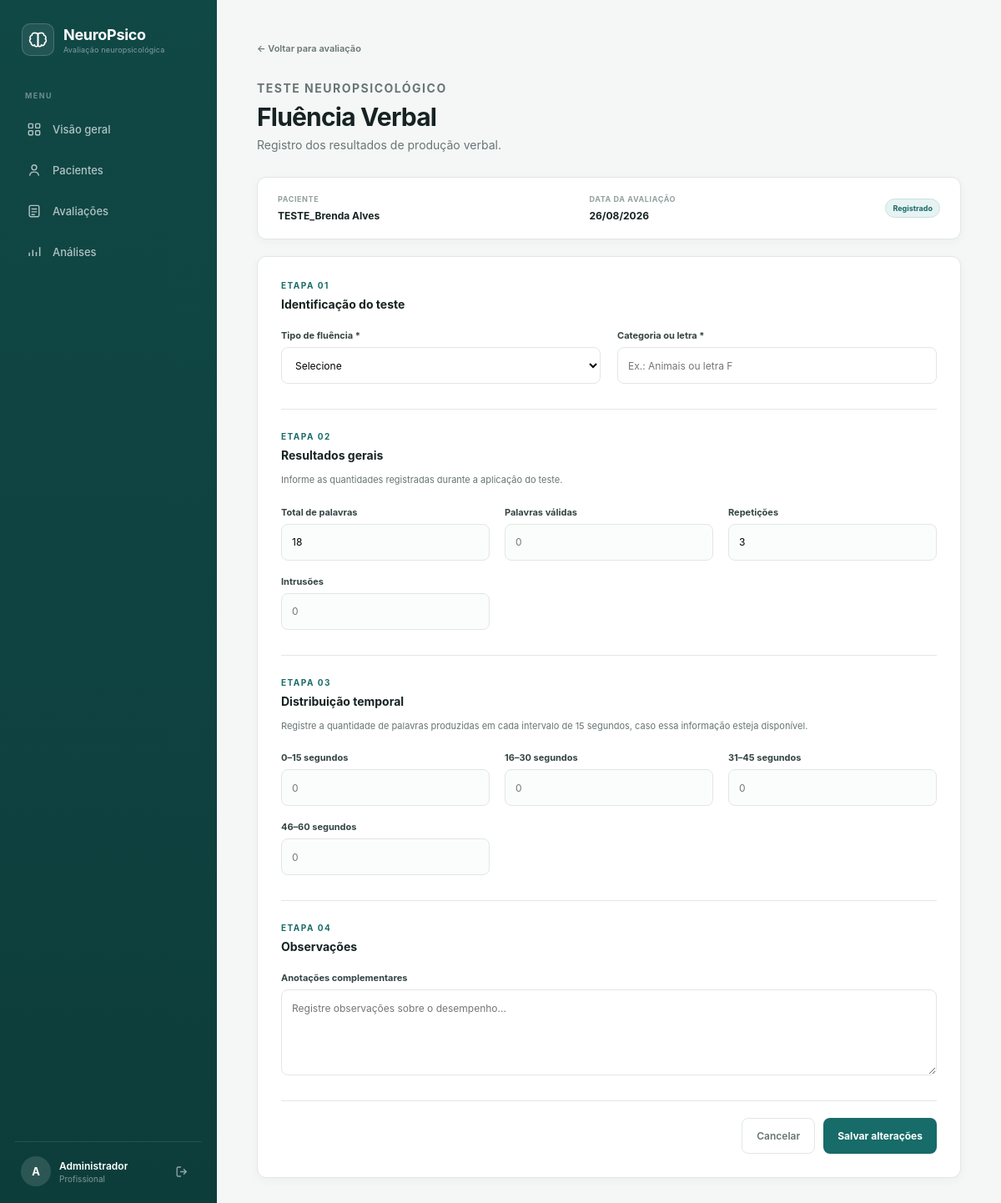
/avaliacoes/1/fluencia-verbal (signed in), run on the app's committed database.
### app/models/profissional.py (models this page shows, shortened)
class Profissional(UserMixin, db.Model):
    __tablename__ = "profissional"
    id = db.Column(db.Integer, primary_key=True)
    nome = db.Column(db.String(150), nullable=False)
    email = db.Column(db.String(150), nullable=False, unique=True)
    senha = db.Column(db.String(255), nullable=False)
    avaliacoes = db.relationship(
        "Avaliacao",
        back_populates="profissional"
    )

### app/models/paciente.py (models this page shows, shortened)
class Paciente(db.Model):
    __tablename__ = "paciente"
    id = db.Column(db.Integer, primary_key=True)
    nome = db.Column(db.String(150), nullable=False)
    data_nascimento = db.Column(db.Date, nullable=False)
    sexo = db.Column(db.String(30))
    estado_civil = db.Column(db.String(50))
    anos_estudo = db.Column(db.Integer)
    profissao = db.Column(db.String(100))
    ocupacao_atual = db.Column(db.String(100))
    avaliacoes = db.relationship(
        "Avaliacao",
        back_populates="paciente"
    )

### app/models/avaliacao.py (models this page shows, shortened)
class Avaliacao(db.Model):
    __tablename__ = "avaliacao"
    id = db.Column(db.Integer, primary_key=True)
    data = db.Column(db.Date, nullable=False)
    queixa_atual = db.Column(db.Text)
    horas_sono_anterior = db.Column(db.Float)
    observacao = db.Column(db.Text)
    profissional_id = db.Column(
        db.Integer,
        db.ForeignKey("profissional.id"),
        nullable=False
    )
    paciente_id = db.Column(
        db.Integer,
        db.ForeignKey("paciente.id"),
        nullable=False
    )
    profissional = db.relationship(
        "Profissional",
        back_populates="avaliacoes"
    )
    paciente = db.relationship(
        "Paciente",
        back_populates="avaliacoes"
    )
    ravlt = db.relationship(
        "RAVLT",
        back_populates="avaliacao",
        uselist=False,
        cascade="all, delete-orphan"
    )
    tmt = db.relationship(
        "TMT",
        back_populates="avaliacao",
        uselist=False,
        cascade="all, delete-orphan"
    )
    fluencia_verbal = db.relationship(
        "FluenciaVerbal",
        back_populates="avaliacao",
        uselist=False,
        cascade="all, delete-orphan"
    )

### app/routes/fluencia_verbal.py (the view, shortened to what this page needs)
@fluencia_bp.route(
    "/<int:avaliacao_id>/fluencia-verbal",
    methods=["GET", "POST"]
)
@login_required
def formulario(avaliacao_id):
    avaliacao = db.get_or_404(
        Avaliacao,
        avaliacao_id
    )
    if avaliacao.profissional_id != current_user.id:
        abort(404)
    fluencia = avaliacao.fluencia_verbal
    return render_template(
        "avaliacoes/fluencia_verbal.html",
        avaliacao=avaliacao,
        fluencia=fluencia
    )

### app/templates/avaliacoes/fluencia_verbal.html (shortened to what this page needs)
{% extends "base.html" %}
{% block content %}
<header class="page-header">
    <div>
        <a
            href="{{ url_for('avaliacoes.visualizar', avaliacao_id=avaliacao.id) }}"
            class="back-link"
        >
            ← Voltar para avaliação
        </a>
        <p class="page-eyebrow">
            TESTE NEUROPSICOLÓGICO
        </p>
        <h1>Fluência Verbal</h1>
        <p>
            Registro dos resultados de produção verbal.
        </p>
    </div>
</header>
<section class="page-container">
    <div class="ravlt-patient-bar">
        <div>
            <span class="detail-label">PACIENTE</span>
            <strong>{{ avaliacao.paciente.nome }}</strong>
        </div>
        <div>
            <span class="detail-label">DATA DA AVALIAÇÃO</span>
            <strong>
                {{ avaliacao.data.strftime('%d/%m/%Y') }}
            </strong>
        </div>
        <div>
            <span class="test-status {% if fluencia %}completed{% endif %}">
                {% if fluencia %}
                    Registrado
                {% else %}
                    Não registrado
                {% endif %}
            </span>
        </div>
    </div>
    <form method="POST" class="form-card ravlt-form-card">
        <div class="form-section">
            <p class="page-eyebrow">ETAPA 01</p>
            <h2 class="form-section-title">
                Identificação do teste
            </h2>
            <div class="form-grid">
                <div class="form-group">
                    <label for="tipo">
                        Tipo de fluência *
                    </label>
                    {% set tipo_atual = request.form.get('tipo', fluencia.tipo if fluencia else '') %}
                    <select id="tipo" name="tipo" required>
                        <option value="">
                            Selecione
                        </option>
                    </select>
                </div>
                <div class="form-group">
                    <label for="categoria">
                        Categoria ou letra *
                    </label>
                    <input
                        type="text"
                        id="categoria"
                        name="categoria"
                        placeholder="Ex.: Animais ou letra F"
                        value="{{ request.form.get('categoria', fluencia.categoria or '' if fluencia else '') }}"
                        required
                    >
                </div>
            </div>
        </div>
        <div class="form-section">
            <p class="page-eyebrow">ETAPA 02</p>
            <h2 class="form-section-title">
                Resultados gerais
            </h2>
            <p class="ravlt-section-description">
                Informe as quantidades registradas durante
                a aplicação do teste.
            </p>
            <div class="ravlt-fields-grid">
                {% for campo, titulo in [
                    ('total_palavras', 'Total de palavras'),
                    ('palavras_validas', 'Palavras válidas'),
                    ('repeticoes', 'Repetições'),
                    ('intrusoes', 'Intrusões')
                ] %}
                <div class="form-group">
                    <label for="{{ campo }}">
                        {{ titulo }}
                    </label>
                    {% set valor = fluencia|attr(campo) if fluencia else none %}
                    <input
                        type="number"
                        id="{{ campo }}"
                        name="{{ campo }}"
                        min="0"
                        step="1"
                        placeholder="0"
                        value="{{ request.form.get(campo, valor if valor is not none else '') }}"
                    >
                </div>
                {% endfor %}
            </div>
        </div>
        <div class="form-section">
            <p class="page-eyebrow">ETAPA 03</p>
            <h2 class="form-section-title">
                Distribuição temporal
            </h2>
            <p class="ravlt-section-description">
                Registre a quantidade de palavras produzidas
                em cada intervalo de 15 segundos, caso essa
                informação esteja disponível.
            </p>
            <div class="ravlt-fields-grid">
                {% for campo, titulo in [
                    ('intervalo_1', '0–15 segundos'),
                    ('intervalo_2', '16–30 segundos'),
                    ('intervalo_3', '31–45 segundos'),
                    ('intervalo_4', '46–60 segundos')
                ] %}
                <div class="form-group">
                    <label for="{{ campo }}">
                        {{ titulo }}
                    </label>
                    {% set valor = fluencia|attr(campo) if fluencia else none %}
                    <input
                        type="number"
                        id="{{ campo }}"
                        name="{{ campo }}"
                        min="0"
                        step="1"
                        placeholder="0"
                        value="{{ request.form.get(campo, valor if valor is not none else '') }}"
                    >
                </div>
                {% endfor %}
            </div>
        </div>
        <div class="form-section">
            <p class="page-eyebrow">ETAPA 04</p>
            <h2 class="form-section-title">
                Observações
            </h2>
            <div class="form-group">
                <label for="observacao">
                    Anotações complementares
                </label>
                <textarea
                    id="observacao"
                    name="observacao"
                    rows="4"
                    placeholder="Registre observações sobre o desempenho..."
                >{{ request.form.get('observacao', fluencia.observacao or '' if fluencia else '') }}</textarea>
            </div>
        </div>
        <div class="form-actions">
            <a
                href="{{ url_for('avaliacoes.visualizar', avaliacao_id=avaliacao.id) }}"
                class="button-secondary"
            >
                Cancelar
            </a>
            <button type="submit" class="button-primary">
                {% if fluencia %}
                    Salvar alterações
                {% else %}
                    Salvar resultados
                {% endif %}
            </button>
        </div>
    </form>
</section>
{% endblock %}

### app/templates/base.html (shortened to what this page needs)
<!DOCTYPE html>
<html lang="pt-BR">
<head>
    <link
        rel="stylesheet"
        href="{{ url_for('static', filename='css/app.css') }}"
    >
</head>
<body>
<div class="app-layout">
    <aside class="sidebar">
        <div class="sidebar-header">
            <div class="brand-icon">
            </div>
            <div>
                <span class="brand-name">NeuroPsico</span>
                <span class="brand-subtitle">
                    Avaliação neuropsicológica
                </span>
            </div>
        </div>
        <nav class="sidebar-nav">
            <span class="nav-section-title">
                MENU
            </span>
            <a
                href="{{ url_for('auth.dashboard') }}"
                class="nav-item {% if request.endpoint == 'auth.dashboard' %}active{% endif %}"
            >
                <span>Visão geral</span>
            </a>
            <a
                href="{{ url_for('pacientes.listar') }}"
                class="nav-item {% if request.blueprint == 'pacientes' %}active{% endif %}"
            >
                <svg viewBox="0 0 24 24" fill="none">
                    <circle
                        cx="12"
                        cy="8"
                        r="3.5"
                        stroke="currentColor"
                        stroke-width="1.7"
                    />
                    <path
                        d="M5.5 20C5.8 16.5 8.3 14.5 12 14.5C15.7 14.5 18.2 16.5 18.5 20"
                        stroke="currentColor"
                        stroke-width="1.7"
                    />
                </svg>
                <span>Pacientes</span>
            </a>
            <a href="{{ url_for('avaliacoes.listar') }}" class="nav-item {% if request.blueprint == 'avaliacoes' %}active{% endif %}">
                <svg viewBox="0 0 24 24" fill="none">
                    <rect
                        x="5"
                        y="4"
                        width="14"
                        height="16"
                        rx="2"
                        stroke="currentColor"
                        stroke-width="1.7"
                    />
                    <path
                        d="M8 9H16M8 13H16M8 17H13"
                        stroke="currentColor"
                        stroke-width="1.7"
                    />
                </svg>
                <span>Avaliações</span>
            </a>
            <a href="{{ url_for('analises.index') }}" class="nav-item">
                <svg viewBox="0 0 24 24" fill="none">
                    <path
                        d="M5 18V13M10 18V9M15 18V12M20 18V5"
                        stroke="currentColor"
                        stroke-width="1.8"
                    />
                </svg>
                <span>Análises</span>
            </a>
        </nav>
        <div class="sidebar-footer">
            <div class="user-info">
                <div class="user-avatar">
                    {{ current_user.nome[0] | upper }}
                </div>
                <div class="user-details">
                    <span class="user-name">
                        {{ current_user.nome }}
                    </span>
                    <span class="user-role">
                        Profissional
                    </span>
                </div>
            </div>
            <a
                href="{{ url_for('auth.logout') }}"
                class="logout-button"
                title="Sair"
            >
                <svg viewBox="0 0 24 24" fill="none">
                    <path
                        d="M10 5H6C4.9 5 4 5.9 4 7V17C4 18.1 4.9 19 6 19H10"
                        stroke="currentColor"
                        stroke-width="1.7"
                    />
                    <path
                        d="M14 8L18 12L14 16M18 12H9"
                        stroke="currentColor"
                        stroke-width="1.7"
                    />
                </svg>
            </a>
        </div>
    </aside>
    <main class="main-content">
        {% block content %}{% endblock %}
    </main>
</div>
</body>
</html>

### data on the page
Profissional: nome "A", nome "Administrador"
Paciente: paciente.nome "TESTE_Brenda Alves"
Avaliacao: data "26/08/2026"

### other printed values
{{ titulo }} "Total de palavras" "Palavras válidas" "Repetições" "Intrusões"
{{ titulo }} "0–15 segundos" "16–30 segundos" "31–45 segundos" "46–60 segundos"
